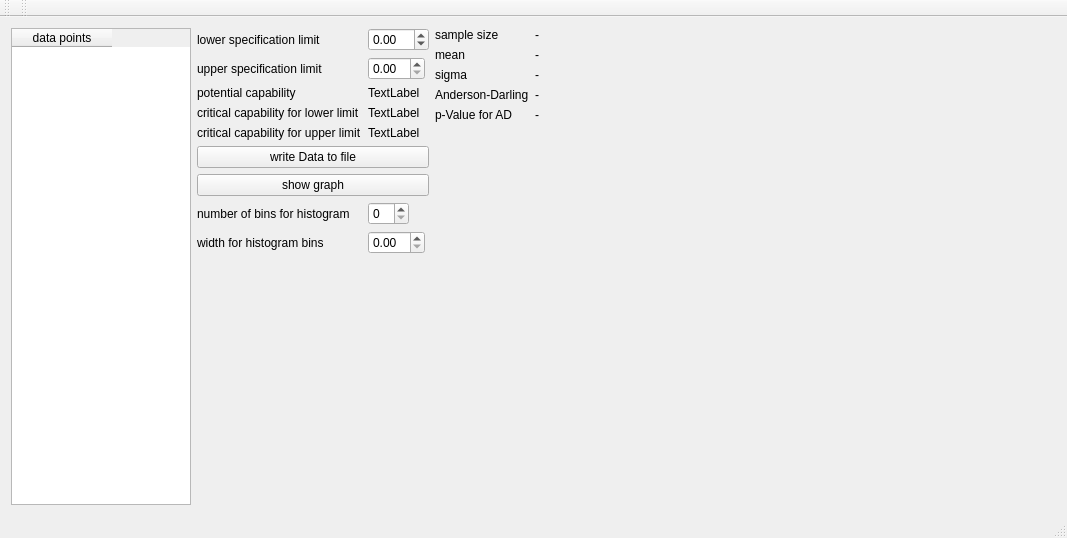
<?xml version="1.0" encoding="UTF-8"?>
<ui version="4.0">
 <class>MainWindow</class>
 <widget class="QMainWindow" name="MainWindow">
  <property name="geometry">
   <rect>
    <x>0</x>
    <y>0</y>
    <width>1067</width>
    <height>538</height>
   </rect>
  </property>
  <property name="windowTitle">
   <string>MainWindow</string>
  </property>
  <widget class="QWidget" name="centralWidget">
   <layout class="QHBoxLayout" name="horizontalLayout">
    <item>
     <widget class="QTableWidget" name="tblData">
      <property name="sizePolicy">
       <sizepolicy hsizetype="Preferred" vsizetype="Preferred">
        <horstretch>0</horstretch>
        <verstretch>0</verstretch>
       </sizepolicy>
      </property>
      <property name="maximumSize">
       <size>
        <width>180</width>
        <height>16777215</height>
       </size>
      </property>
      <column>
       <property name="text">
        <string>data points</string>
       </property>
      </column>
     </widget>
    </item>
    <item>
     <layout class="QFormLayout" name="formLayout">
      <property name="fieldGrowthPolicy">
       <enum>QFormLayout::FieldsStayAtSizeHint</enum>
      </property>
      <item row="0" column="0">
       <widget class="QLabel" name="label_6">
        <property name="text">
         <string>lower specification limit</string>
        </property>
       </widget>
      </item>
      <item row="0" column="1">
       <widget class="QDoubleSpinBox" name="spnbxLowerSpec">
        <property name="minimum">
         <double>-99.000000000000000</double>
        </property>
       </widget>
      </item>
      <item row="1" column="0">
       <widget class="QLabel" name="label_7">
        <property name="text">
         <string>upper specification limit</string>
        </property>
       </widget>
      </item>
      <item row="1" column="1">
       <widget class="QDoubleSpinBox" name="spnbxUpperSpec"/>
      </item>
      <item row="2" column="0">
       <widget class="QLabel" name="label_8">
        <property name="text">
         <string>potential capability</string>
        </property>
       </widget>
      </item>
      <item row="2" column="1">
       <widget class="QLabel" name="lblPotentialCapability">
        <property name="text">
         <string>TextLabel</string>
        </property>
       </widget>
      </item>
      <item row="3" column="0">
       <widget class="QLabel" name="label_10">
        <property name="text">
         <string>critical capability for lower limit</string>
        </property>
       </widget>
      </item>
      <item row="3" column="1">
       <widget class="QLabel" name="lblCriticalCapabilityForLoweLimit">
        <property name="text">
         <string>TextLabel</string>
        </property>
       </widget>
      </item>
      <item row="4" column="0">
       <widget class="QLabel" name="label_9">
        <property name="text">
         <string>critical capability for upper limit</string>
        </property>
       </widget>
      </item>
      <item row="4" column="1">
       <widget class="QLabel" name="lblCriticalCapabilityForUpperLimit">
        <property name="text">
         <string>TextLabel</string>
        </property>
       </widget>
      </item>
      <item row="5" column="0" colspan="2">
       <widget class="QPushButton" name="pushButton">
        <property name="text">
         <string>write Data to file</string>
        </property>
       </widget>
      </item>
      <item row="6" column="0" colspan="2">
       <widget class="QPushButton" name="btnShowGraph">
        <property name="text">
         <string>show graph</string>
        </property>
       </widget>
      </item>
      <item row="7" column="1">
       <widget class="QSpinBox" name="spnNumberOfBins"/>
      </item>
      <item row="8" column="0">
       <widget class="QLabel" name="label_12">
        <property name="text">
         <string>width for histogram bins</string>
        </property>
       </widget>
      </item>
      <item row="8" column="1">
       <widget class="QDoubleSpinBox" name="doubleSpinBox_2"/>
      </item>
      <item row="7" column="0">
       <widget class="QLabel" name="label_11">
        <property name="text">
         <string>number of bins for histogram</string>
        </property>
       </widget>
      </item>
     </layout>
    </item>
    <item>
     <layout class="QFormLayout" name="formLayout_2">
      <property name="fieldGrowthPolicy">
       <enum>QFormLayout::FieldsStayAtSizeHint</enum>
      </property>
      <item row="0" column="0">
       <widget class="QLabel" name="label">
        <property name="text">
         <string>sample size</string>
        </property>
       </widget>
      </item>
      <item row="0" column="1">
       <widget class="QLabel" name="lblSampleSize">
        <property name="text">
         <string>-</string>
        </property>
       </widget>
      </item>
      <item row="1" column="0">
       <widget class="QLabel" name="label_2">
        <property name="text">
         <string>mean</string>
        </property>
       </widget>
      </item>
      <item row="1" column="1">
       <widget class="QLabel" name="lblMean">
        <property name="text">
         <string>-</string>
        </property>
       </widget>
      </item>
      <item row="2" column="0">
       <widget class="QLabel" name="label_3">
        <property name="text">
         <string>sigma</string>
        </property>
       </widget>
      </item>
      <item row="2" column="1">
       <widget class="QLabel" name="lblSigma">
        <property name="text">
         <string>-</string>
        </property>
       </widget>
      </item>
      <item row="3" column="0">
       <widget class="QLabel" name="label_4">
        <property name="text">
         <string>Anderson-Darling</string>
        </property>
       </widget>
      </item>
      <item row="3" column="1">
       <widget class="QLabel" name="lblAndersonDarling">
        <property name="text">
         <string>-</string>
        </property>
       </widget>
      </item>
      <item row="4" column="0">
       <widget class="QLabel" name="label_5">
        <property name="text">
         <string>p-Value for AD</string>
        </property>
       </widget>
      </item>
      <item row="4" column="1">
       <widget class="QLabel" name="lblPValue">
        <property name="text">
         <string>-</string>
        </property>
       </widget>
      </item>
     </layout>
    </item>
    <item>
     <widget class="QCustomPlot" name="graphwidget" native="true"/>
    </item>
    <item>
     <widget class="QCustomPlot" name="histogramWidget" native="true"/>
    </item>
   </layout>
  </widget>
  <widget class="QMenuBar" name="menuBar">
   <property name="geometry">
    <rect>
     <x>0</x>
     <y>0</y>
     <width>1067</width>
     <height>22</height>
    </rect>
   </property>
  </widget>
  <widget class="QToolBar" name="mainToolBar">
   <attribute name="toolBarArea">
    <enum>TopToolBarArea</enum>
   </attribute>
   <attribute name="toolBarBreak">
    <bool>false</bool>
   </attribute>
  </widget>
  <widget class="QStatusBar" name="statusBar"/>
  <widget class="QToolBar" name="toolBar">
   <property name="windowTitle">
    <string>toolBar</string>
   </property>
   <attribute name="toolBarArea">
    <enum>TopToolBarArea</enum>
   </attribute>
   <attribute name="toolBarBreak">
    <bool>false</bool>
   </attribute>
  </widget>
 </widget>
 <layoutdefault spacing="6" margin="11"/>
 <customwidgets>
  <customwidget>
   <class>QCustomPlot</class>
   <extends>QWidget</extends>
   <header>qcustomplot.h</header>
   <container>1</container>
  </customwidget>
 </customwidgets>
 <resources/>
 <connections/>
</ui>
